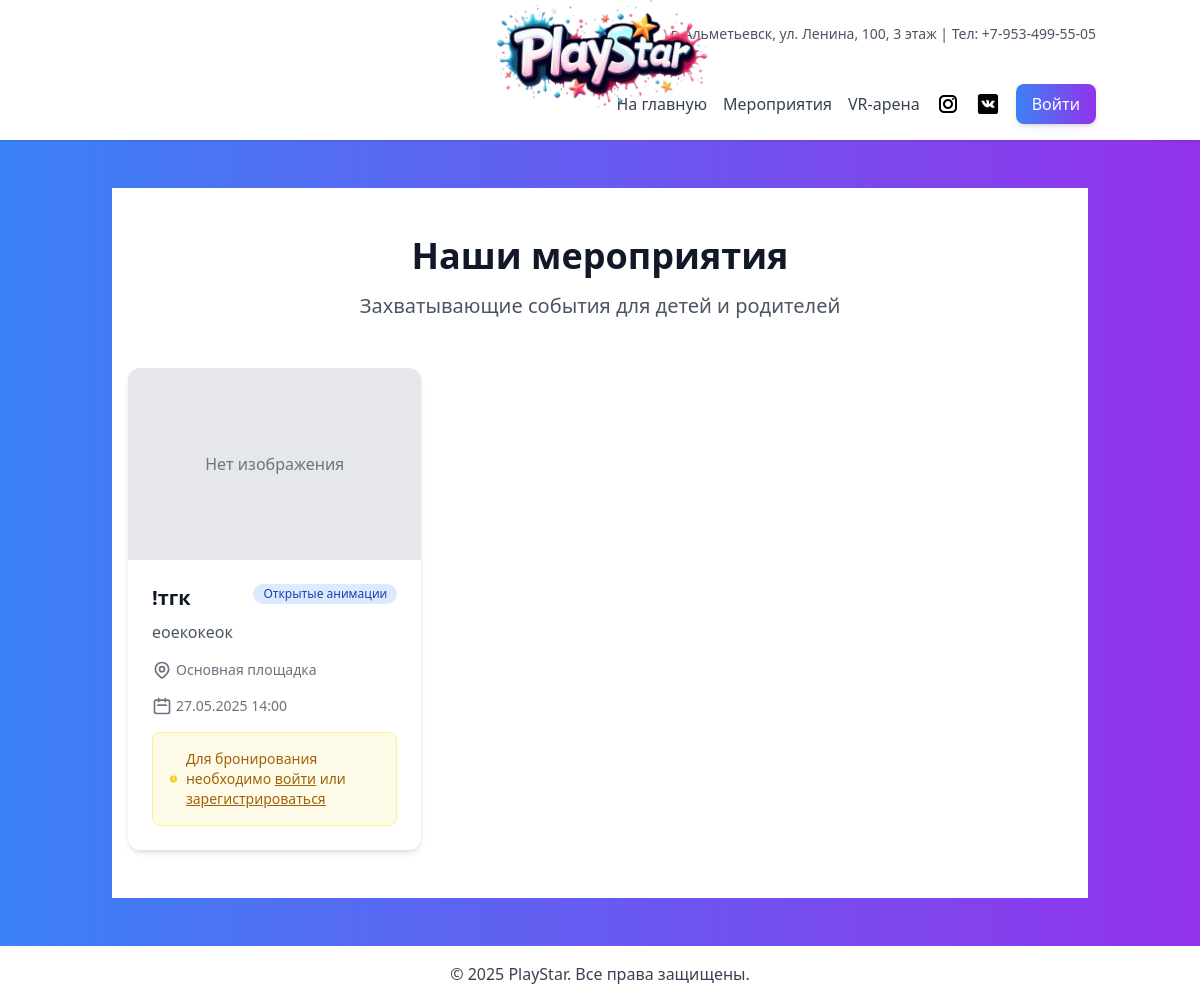
/events/, run on an earlier commit of the app's database.
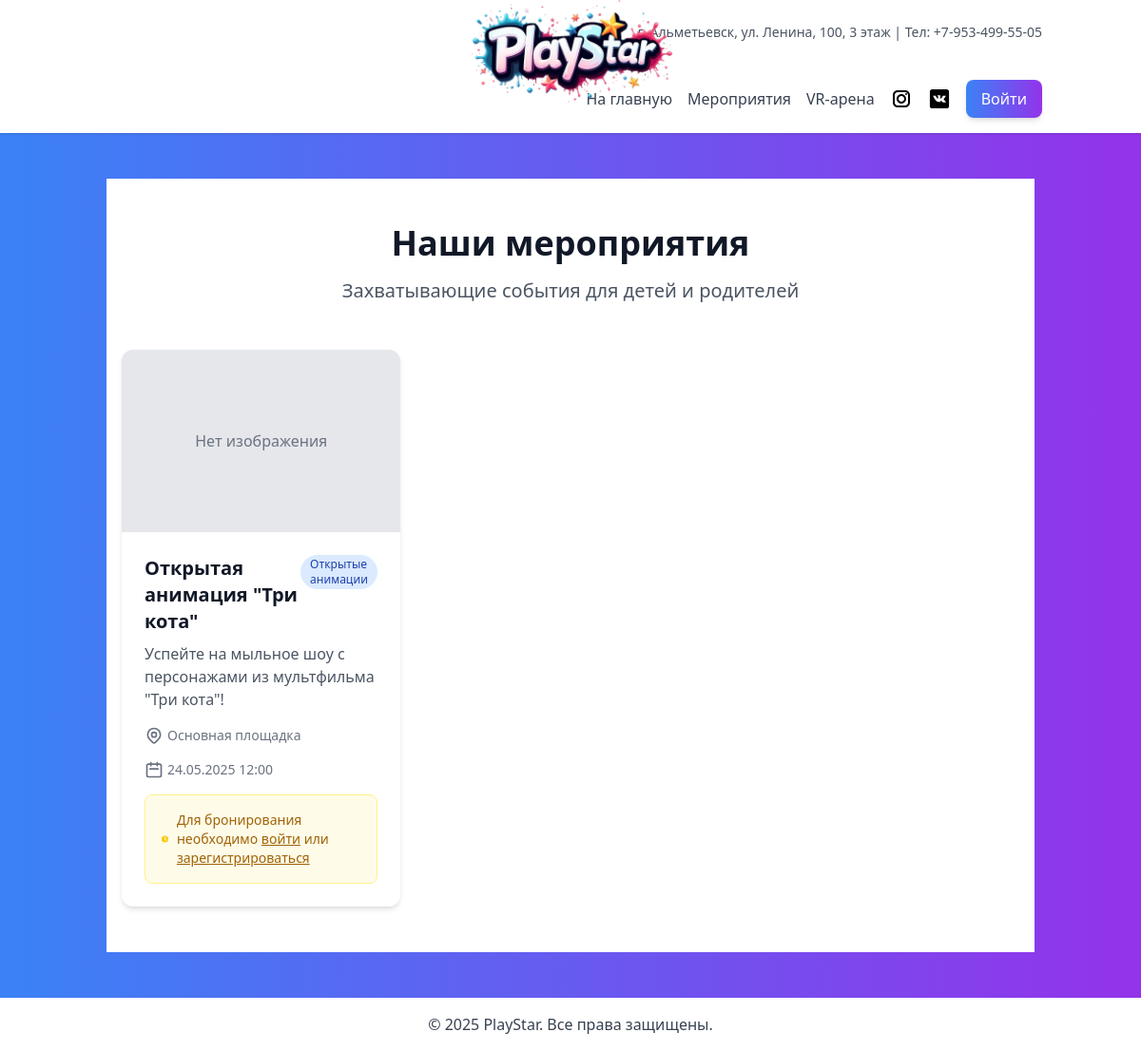
And on a later commit of the database.
### staff/models.py (models this page shows, shortened)
class Event(models.Model):
    LOCATION_CHOICES = [
        ('main', 'Основная площадка'),
        ('secondary', 'Дополнительная площадка')
    ]
    name = models.CharField(max_length=255, verbose_name="Название")
    description = models.TextField(verbose_name="Описание")
    date = models.DateTimeField(verbose_name="Дата и время")
    location = models.CharField(
        max_length=100,
        choices=LOCATION_CHOICES,
        default='main',
        verbose_name="Место проведения"
    )
    event_type = models.CharField(
        max_length=50,
        choices=EVENT_TYPES,
        verbose_name="Тип мероприятия"
    )
    moderation_status = models.CharField(
        max_length=20,
        choices=MODERATION_STATUS,
        default='pending',
        verbose_name="Статус модерации"
    )
    booking = models.OneToOneField(
        'bookings.Booking',
        on_delete=models.CASCADE,
        null=True,
        blank=True,
        verbose_name="Бронирование"
    )
    image = models.ImageField(
        upload_to='events/',
        null=True,
        blank=True,
        verbose_name="Изображение"
    )
    max_participants = models.PositiveIntegerField(
        default=10,
        verbose_name='Максимальное количество участников'
    )
    def get_event_type_display(self):
        return dict(EVENT_TYPES).get(self.event_type, self.event_type)
    def get_location_display(self):
        return dict(self.LOCATION_CHOICES).get(self.location, self.location)
    class Meta:
        verbose_name = "Мероприятие"
        verbose_name_plural = "Мероприятия"
        ordering = ['date']  # Сортировка по дате (от ближайших к дальним)

### main/views.py (the view)
# urls.py: path('events/', views.events_list, name='events_list'),
def events_list(request):
    events = Event.objects.filter(moderation_status='approved').order_by('date')
    return render(request, 'main/events.html', {'events': events})

### main/templates/main/events.html (shortened to what this page needs)
{% extends 'base.html' %}
{% load static %}
{% block content %}
<div class="bg-white py-12">
    <div class="container mx-auto px-4">
        <div class="text-center mb-12">
            <h1 class="text-4xl font-bold text-gray-900 mb-4">Наши мероприятия</h1>
            <p class="text-xl text-gray-600 max-w-2xl mx-auto">Захватывающие события для детей и родителей</p>
        </div>
        <div class="grid grid-cols-1 md:grid-cols-2 lg:grid-cols-3 gap-8">
            {% for event in events %}
            <div class="bg-white rounded-xl shadow-md overflow-hidden hover:shadow-lg transition-shadow duration-300">
                <div class="h-48 overflow-hidden">
                    {% if event.image %}
                    <img src="{{ event.image.url }}" alt="{{ event.name }}" class="w-full h-full object-cover">
                    {% else %}
                    <div class="w-full h-full bg-gray-200 flex items-center justify-center">
                        <span class="text-gray-500">Нет изображения</span>
                    </div>
                    {% endif %}
                </div>
                <div class="p-6">
                    <div class="flex justify-between items-start mb-2">
                        <h3 class="text-xl font-bold text-gray-900">{{ event.name }}</h3>
                        <span class="bg-blue-100 text-blue-800 text-xs font-medium px-2.5 py-0.5 rounded-full">
                            {{ event.get_event_type_display }}
                        </span>
                    </div>
                    <p class="text-gray-600 mb-4">{{ event.description|truncatechars:100 }}</p>
                    <div class="flex items-center text-gray-500 text-sm mb-4">
                        {{ event.get_location_display }}
                    </div>
                    <div class="flex items-center text-gray-500 text-sm mb-4">
                        <svg xmlns="http://www.w3.org/2000/svg" class="h-5 w-5 mr-1" fill="none" viewBox="0 0 24 24" stroke="currentColor">
                            <path stroke-linecap="round" stroke-linejoin="round" stroke-width="2" d="M8 7V3m8 4V3m-9 8h10M5 21h14a2 2 0 002-2V7a2 2 0 00-2-2H5a2 2 0 00-2 2v12a2 2 0 002 2z" />
                        </svg>
                        {{ event.date|date:"d.m.Y H:i" }}
                    </div>
                    {% if user.is_authenticated %}
                    <button onclick="openBookingModal('{{ event.id }}', '{{ event.name }}', '{{ event.date|date:"Y-m-d H:i" }}')"
                            class="inline-flex items-center px-4 py-2 bg-blue-600 text-white rounded-lg hover:bg-blue-700 transition">
                        Забронировать
                        <svg xmlns="http://www.w3.org/2000/svg" class="h-4 w-4 ml-1" fill="none" viewBox="0 0 24 24" stroke="currentColor">
                            <path stroke-linecap="round" stroke-linejoin="round" stroke-width="2" d="M9 5l7 7-7 7" />
                        </svg>
                    </button>
                    {% else %}
                    <div class="bg-yellow-50 p-4 rounded-lg border border-yellow-200 mt-4">
                        <div class="flex items-center">
                            <svg class="h-5 w-5 text-yellow-400 mr-2" xmlns="http://www.w3.org/2000/svg" viewBox="0 0 20 20" fill="currentColor">
                                <path fill-rule="evenodd" d="M10 18a8 8 0 100-16 8 8 0 000 16zm1-12a1 1 0 10-2 0v4a1 1 0 00.293.707l2.828 2.829a1 1 0 101.415-1.415L11 9.586V6z" clip-rule="evenodd" />
                            </svg>
                            <div>
                                <p class="text-sm text-yellow-700">
                                    Для бронирования необходимо
                                    <a href="{% url 'login' %}?next={{ request.path }}" class="font-medium text-yellow-700 hover:text-yellow-600 underline">войти</a>
                                    или
                                    <a href="{% url 'register' %}?next={{ request.path }}" class="font-medium text-yellow-700 hover:text-yellow-600 underline">зарегистрироваться</a>
                                </p>
                            </div>
                        </div>
                    </div>
                    {% endif %}
                </div>
            </div>
            {% empty %}
            <div class="col-span-3 text-center py-12">
                <p class="text-gray-500 text-lg">Скоро будут новые мероприятия!</p>
            </div>
            {% endfor %}
        </div>
    </div>
</div>
{% endblock %}

### templates/base.html (shortened to what this page needs)
{% load static %}
<!DOCTYPE html>
<html lang="ru">
<head>
    <link rel="stylesheet" href="https://cdn.jsdelivr.net/npm/flatpickr/dist/flatpickr.min.css">
    <script src="https://cdn.tailwindcss.com"></script>
</head>
<body class="bg-gradient-to-r from-blue-500 to-purple-600 min-h-screen flex flex-col">
    <header class="bg-white shadow">
        <div class="relative py-4 md:py-6">
            <div class="container mx-auto flex justify-between items-center px-4">
                <div class="hidden md:flex justify-end w-full text-sm text-gray-600">
                    <p>
                        г. Альметьевск, ул. Ленина, 100, 3 этаж | Тел: +7-953-499-55-05
                    </p>
                </div>
            </div>
            <div class="absolute left-0 md:left-1/2 transform md:-translate-x-1/2 top-0 ml-4 md:ml-0">
                <img src="{% static 'main/img/logo.png' %}" alt="logo" class="h-16 w-auto object-contain md:h-28">
            </div>
        </div>
        <div class="container mx-auto flex justify-between items-center px-4 py-2 md:py-4">
            <nav class="hidden md:flex items-center space-x-4 ml-auto">
                <a href="{% url 'index' %}" class="text-gray-700 hover:text-blue-600">На главную</a>
                <a href="{% url 'events_list' %}" class="text-gray-700 hover:text-blue-600">Мероприятия</a>
                <a href="https://almetyevsk.another-world.com/"
                   target="_blank"
                   rel="noopener noreferrer"
                   class="text-gray-700 hover:text-blue-600">
                    VR-арена
                </a>
            </nav>
            <div class="flex items-center space-x-4 ml-4">
                <div class="hidden md:flex space-x-4">
                    <a href="https://instagram.com/playstaralmet" target="_blank">
                        <img src="{% static 'main/img/svg/inst_icon_nav.svg' %}" alt="Instagram" class="h-6 w-6">
                    </a>
                    <a href="https://vk.com/almet_playstar" target="_blank">
                        <img src="{% static 'main/img/svg/vk_icon_nav.svg' %}" alt="ВКонтакте" class="h-6 w-6">
                    </a>
                </div>
                {% if user.is_authenticated %}
                    <a href="{% url 'profile' %}" class="bg-gradient-to-r from-blue-500 to-purple-600 text-white py-2 px-4 rounded-lg shadow-md hover:from-blue-600 hover:to-purple-700 transition duration-300">
                        Профиль
                    </a>
                    <form action="{% url 'logout' %}" method="post" class="inline">
                        {% csrf_token %}
                        <button type="submit" class="bg-gradient-to-r from-red-500 to-pink-600 text-white py-2 px-4 rounded-lg shadow-md hover:from-red-600 hover:to-pink-700 transition duration-300">
                            Выйти
                        </button>
                    </form>
                {% else %}
                    <a href="{% url 'login' %}" class="bg-gradient-to-r from-blue-500 to-purple-600 text-white py-2 px-4 rounded-lg shadow-md hover:from-blue-600 hover:to-purple-700 transition duration-300">
                        <span class="hidden md:inline">Войти</span>
                    </a>
                {% endif %}
            </div>
        </div>
    </header>
    <main class="container mx-auto px-6 py-12 flex-grow">
        {% block content %}{% endblock %}
    </main>
    <footer class="bg-white shadow-lg mt-auto">
        <div class="container mx-auto px-6 py-4 text-center">
            <p class="text-gray-700">© 2025 PlayStar. Все права защищены.</p>
        </div>
    </footer>
</body>
</html>

What changed in the data, as far as the page shows it:
removed Event: image "Нет изображения", name "!тгк", event_type "Открытые анимации", description "еоекокеок", location "Основная площадка", date "27.05.2025 14:00"
added Event: image "Нет изображения", name "Открытая анимация \"Три кота\"", event_type "Открытые анимации", description "Успейте на мыльное шоу с персонажами из мультфильма \"Три кота\"!", location "Основная площадка", date "24.05.2025 12:00"
